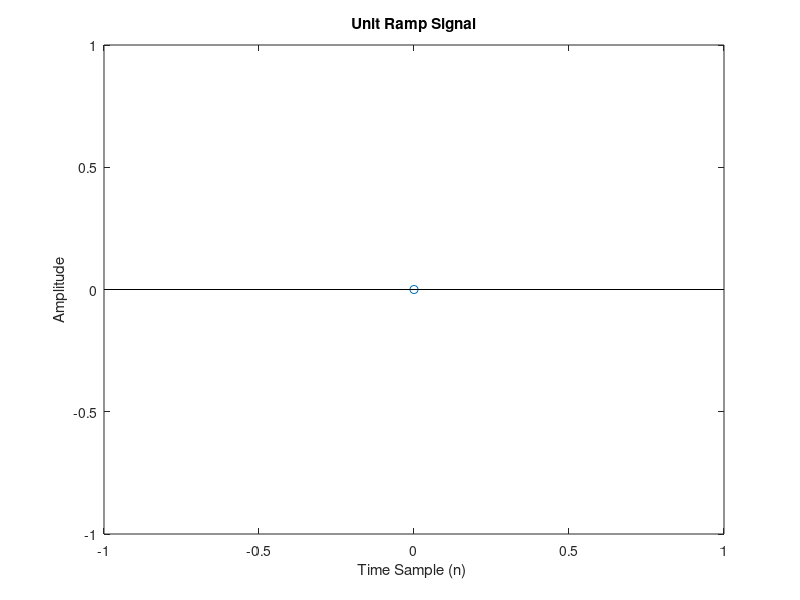

This figure's MATLAB source:
range = input('Input range: ');%take 5 / [-5:5]
n = -range : range;
unitRamp = (n=0).*1;

stem(n , unitRamp);
xlabel('Time Sample (n) ');
ylabel('Amplitude');
title('Unit Ramp Signal');